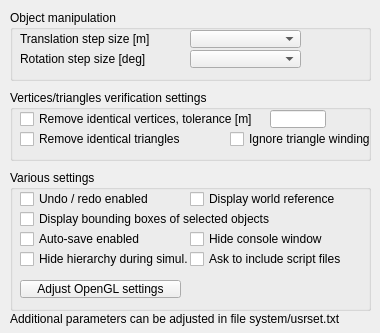
<?xml version="1.0" encoding="UTF-8"?>
<ui version="4.0">
 <class>CQDlgSettings</class>
 <widget class="QDialog" name="CQDlgSettings">
  <property name="geometry">
   <rect>
    <x>0</x>
    <y>0</y>
    <width>380</width>
    <height>333</height>
   </rect>
  </property>
  <property name="windowTitle">
   <string>User settings</string>
  </property>
  <property name="locale">
   <locale language="English" country="UnitedStates"/>
  </property>
  <widget class="QGroupBox" name="groupBox_2">
   <property name="geometry">
    <rect>
     <x>10</x>
     <y>10</y>
     <width>361</width>
     <height>71</height>
    </rect>
   </property>
   <property name="title">
    <string>Object manipulation</string>
   </property>
   <property name="flat">
    <bool>false</bool>
   </property>
   <widget class="QLabel" name="label">
    <property name="geometry">
     <rect>
      <x>10</x>
      <y>20</y>
      <width>161</width>
      <height>18</height>
     </rect>
    </property>
    <property name="text">
     <string>Translation step size [m]</string>
    </property>
   </widget>
   <widget class="QComboBox" name="translationStepSize">
    <property name="geometry">
     <rect>
      <x>180</x>
      <y>20</y>
      <width>111</width>
      <height>18</height>
     </rect>
    </property>
   </widget>
   <widget class="QLabel" name="label_2">
    <property name="geometry">
     <rect>
      <x>10</x>
      <y>40</y>
      <width>161</width>
      <height>18</height>
     </rect>
    </property>
    <property name="text">
     <string>Rotation step size [deg]</string>
    </property>
   </widget>
   <widget class="QComboBox" name="rotationStepSize">
    <property name="geometry">
     <rect>
      <x>180</x>
      <y>40</y>
      <width>111</width>
      <height>18</height>
     </rect>
    </property>
    <property name="frame">
     <bool>true</bool>
    </property>
   </widget>
  </widget>
  <widget class="QGroupBox" name="groupBox_3">
   <property name="geometry">
    <rect>
     <x>10</x>
     <y>90</y>
     <width>361</width>
     <height>71</height>
    </rect>
   </property>
   <property name="title">
    <string>Vertices/triangles verification settings</string>
   </property>
   <property name="flat">
    <bool>false</bool>
   </property>
   <widget class="QCheckBox" name="removeIdenticalVerticesCheckbox">
    <property name="geometry">
     <rect>
      <x>10</x>
      <y>20</y>
      <width>251</width>
      <height>18</height>
     </rect>
    </property>
    <property name="focusPolicy">
     <enum>Qt::StrongFocus</enum>
    </property>
    <property name="text">
     <string>Remove identical vertices, tolerance [m]</string>
    </property>
   </widget>
   <widget class="QLineEdit" name="removeIdenticalVerticesTolerance">
    <property name="geometry">
     <rect>
      <x>260</x>
      <y>20</y>
      <width>56</width>
      <height>18</height>
     </rect>
    </property>
   </widget>
   <widget class="QCheckBox" name="removeIdenticalTriangles">
    <property name="geometry">
     <rect>
      <x>10</x>
      <y>40</y>
      <width>191</width>
      <height>18</height>
     </rect>
    </property>
    <property name="focusPolicy">
     <enum>Qt::StrongFocus</enum>
    </property>
    <property name="text">
     <string>Remove identical triangles</string>
    </property>
   </widget>
   <widget class="QCheckBox" name="ignoreTriangleWinding">
    <property name="geometry">
     <rect>
      <x>220</x>
      <y>40</y>
      <width>141</width>
      <height>18</height>
     </rect>
    </property>
    <property name="focusPolicy">
     <enum>Qt::StrongFocus</enum>
    </property>
    <property name="text">
     <string>Ignore triangle winding</string>
    </property>
   </widget>
  </widget>
  <widget class="QGroupBox" name="groupBox_4">
   <property name="geometry">
    <rect>
     <x>10</x>
     <y>170</y>
     <width>361</width>
     <height>141</height>
    </rect>
   </property>
   <property name="title">
    <string>Various settings</string>
   </property>
   <property name="flat">
    <bool>false</bool>
   </property>
   <widget class="QCheckBox" name="worldReference">
    <property name="geometry">
     <rect>
      <x>180</x>
      <y>20</y>
      <width>181</width>
      <height>18</height>
     </rect>
    </property>
    <property name="focusPolicy">
     <enum>Qt::StrongFocus</enum>
    </property>
    <property name="text">
     <string>Display world reference</string>
    </property>
   </widget>
   <widget class="QCheckBox" name="boundingBoxDisplay">
    <property name="geometry">
     <rect>
      <x>10</x>
      <y>40</y>
      <width>291</width>
      <height>18</height>
     </rect>
    </property>
    <property name="focusPolicy">
     <enum>Qt::StrongFocus</enum>
    </property>
    <property name="text">
     <string>Display bounding boxes of selected objects</string>
    </property>
   </widget>
   <widget class="QCheckBox" name="undoRedo">
    <property name="geometry">
     <rect>
      <x>10</x>
      <y>20</y>
      <width>171</width>
      <height>18</height>
     </rect>
    </property>
    <property name="focusPolicy">
     <enum>Qt::StrongFocus</enum>
    </property>
    <property name="text">
     <string>Undo / redo enabled</string>
    </property>
   </widget>
   <widget class="QCheckBox" name="hideConsole">
    <property name="geometry">
     <rect>
      <x>180</x>
      <y>60</y>
      <width>181</width>
      <height>18</height>
     </rect>
    </property>
    <property name="focusPolicy">
     <enum>Qt::StrongFocus</enum>
    </property>
    <property name="text">
     <string>Hide console window</string>
    </property>
   </widget>
   <widget class="QCheckBox" name="qqAutoSave">
    <property name="geometry">
     <rect>
      <x>10</x>
      <y>60</y>
      <width>171</width>
      <height>18</height>
     </rect>
    </property>
    <property name="focusPolicy">
     <enum>Qt::StrongFocus</enum>
    </property>
    <property name="text">
     <string>Auto-save enabled</string>
    </property>
   </widget>
   <widget class="QToolButton" name="qqAdjustOpenGl">
    <property name="geometry">
     <rect>
      <x>10</x>
      <y>110</y>
      <width>161</width>
      <height>18</height>
     </rect>
    </property>
    <property name="focusPolicy">
     <enum>Qt::StrongFocus</enum>
    </property>
    <property name="text">
     <string>Adjust OpenGL settings</string>
    </property>
   </widget>
   <widget class="QCheckBox" name="qqAskWithIncludedScriptFiles">
    <property name="geometry">
     <rect>
      <x>180</x>
      <y>80</y>
      <width>171</width>
      <height>18</height>
     </rect>
    </property>
    <property name="focusPolicy">
     <enum>Qt::StrongFocus</enum>
    </property>
    <property name="text">
     <string>Ask to include script files</string>
    </property>
   </widget>
   <widget class="QCheckBox" name="qqHideHierarchy">
    <property name="geometry">
     <rect>
      <x>10</x>
      <y>80</y>
      <width>171</width>
      <height>18</height>
     </rect>
    </property>
    <property name="focusPolicy">
     <enum>Qt::StrongFocus</enum>
    </property>
    <property name="text">
     <string>Hide hierarchy during simul.</string>
    </property>
   </widget>
  </widget>
  <widget class="QLabel" name="label_3">
   <property name="geometry">
    <rect>
     <x>10</x>
     <y>310</y>
     <width>361</width>
     <height>18</height>
    </rect>
   </property>
   <property name="text">
    <string>Additional parameters can be adjusted in file system/usrset.txt</string>
   </property>
  </widget>
 </widget>
 <tabstops>
  <tabstop>translationStepSize</tabstop>
  <tabstop>rotationStepSize</tabstop>
  <tabstop>removeIdenticalVerticesCheckbox</tabstop>
  <tabstop>removeIdenticalVerticesTolerance</tabstop>
  <tabstop>removeIdenticalTriangles</tabstop>
  <tabstop>ignoreTriangleWinding</tabstop>
  <tabstop>undoRedo</tabstop>
  <tabstop>worldReference</tabstop>
  <tabstop>boundingBoxDisplay</tabstop>
  <tabstop>qqAutoSave</tabstop>
  <tabstop>hideConsole</tabstop>
  <tabstop>qqHideHierarchy</tabstop>
  <tabstop>qqAskWithIncludedScriptFiles</tabstop>
  <tabstop>qqAdjustOpenGl</tabstop>
 </tabstops>
 <resources/>
 <connections/>
</ui>
